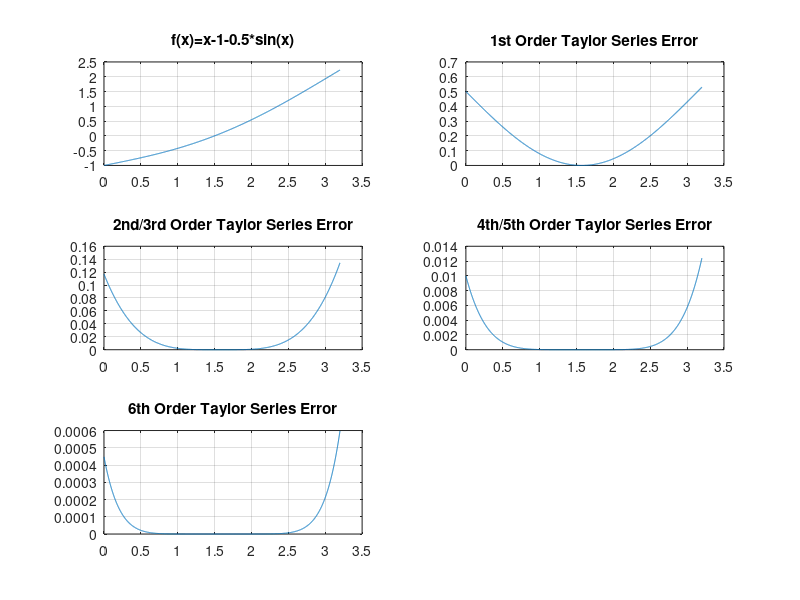

Source code (MATLAB):
%% Applied Computational Methods (MET 4076) Summer 2018:
% Lab Assignment 3, Problem 3 (Sayali Kedari)

%% Problem Description: Using the Taylor Series expansion, we obtain the 
% following 1st, 2nd, 3rd, 4th, 5th and 6th order Taylor Series functions

format long
x=0:0.001:3.2;
f=x-1-0.5*sin(x);
subplot(3,2,1);
plot(x,f);grid;title('f(x)=x-1-0.5*sin(x)');hold on

%% first-order
f1=x-1.5;
e1=abs(f-f1); 
%Calculates the absolute value of the difference/error
subplot(3,2,2);
plot(x,e1);grid;title('1st Order Taylor Series Error');

%% second/third order
f2=x-1.5+0.25.*((x-0.5*pi).^2);
e2=abs(f-f2);
subplot(3,2,3);
plot(x,e2);grid;title('2nd/3rd Order Taylor Series Error');

%% fourth/fifth order
f4=x-1.5+0.25.*((x-0.5*pi).^2)-(1/48)*((x-0.5*pi).^4);
e4=abs(f4-f);
subplot(3,2,4);
plot(x,e4);grid;title('4th/5th Order Taylor Series Error');hold off

%% sixth order
f6=x-1.5+0.25.*((x-0.5*pi).^2)-(1/48)*((x-0.5*pi).^4)+(1/1440)*((x-0.5*pi).^6);
e6=abs(f6-f);
subplot(3,2,5);
plot(x,e6);grid;title('6th Order Taylor Series Error');hold off

%% result
fprintf('4th/5th Order Taylor Series is the highest order Taylor series expansion resulting in a maximum error of 0.015\n')